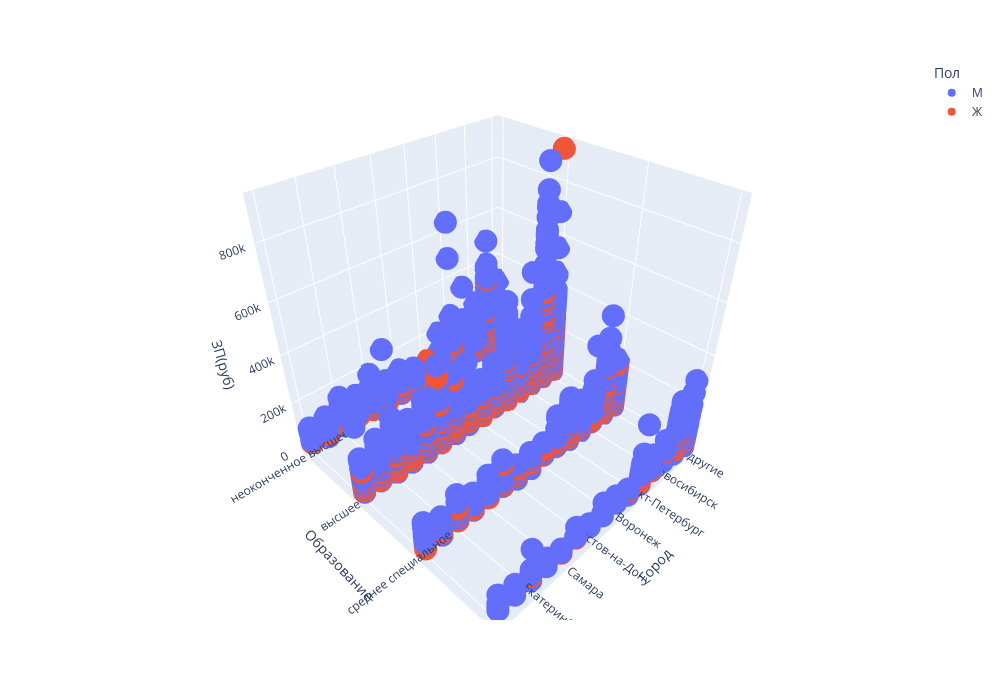

Notebook source saved alongside this figure:
### Markdown cell above
**Дополнительные баллы**

Для получения 2 дополнительных баллов по разведывательному анализу постройте еще два любых содержательных графика или диаграммы, которые помогут проиллюстрировать влияние признаков/взаимосвязь между признаками/распределения признаков. Приведите выводы по ним. Желательно, чтобы в анализе участвовали признаки, которые мы создавали ранее в разделе "Преобразование данных".

### Code cell
# Построение графика зависимости желаемой заработной платы от города проживания соискателя и от его образования, 
# а также от пола соискателя
hh_total_n = hh_table[hh_table['ЗП(руб)']<1000000]


fig = px.scatter_3d(
  data_frame = hh_total_n , 
  x = 'Город', 
  y = 'Образование',
  z = 'ЗП(руб)', color = 'Пол',
  width = 1000, 
  height = 700
) 

fig.show()

### Figure 1 — Plotly figure (JSON) as saved in the notebook; plotly's stock layout.template omitted (floating-point values rounded to 4 significant figures; data arrays with more than 128 entries replaced by an {"elided": "..."} marker saying what was removed)
{"data": [{"hovertemplate": "Пол=М<br>Город=%{x}<br>Образование=%{y}<br>ЗП(руб)=%{z}<extra></extra>", "legendgroup": "М", "marker": {"color": "#636efa", "symbol": "circle"}, "mode": "markers", "name": "М", "scene": "scene", "showlegend": true, "type": "scatter3d", "x": {"elided": "36206 str values"}, "y": {"elided": "36206 str values"}, "z": {"elided": "36206 float values"}}, {"hovertemplate": "Пол=Ж<br>Город=%{x}<br>Образование=%{y}<br>ЗП(руб)=%{z}<extra></extra>", "legendgroup": "Ж", "marker": {"color": "#EF553B", "symbol": "circle"}, "mode": "markers", "name": "Ж", "scene": "scene", "showlegend": true, "type": "scatter3d", "x": {"elided": "8532 str values"}, "y": {"elided": "8532 str values"}, "z": {"elided": "8532 float values"}}], "layout": {"height": 700, "legend": {"title": {"text": "Пол"}, "tracegroupgap": 0}, "margin": {"t": 60}, "scene": {"domain": {"x": [0, 1], "y": [0, 1]}, "xaxis": {"title": {"text": "Город"}}, "yaxis": {"title": {"text": "Образование"}}, "zaxis": {"title": {"text": "ЗП(руб)"}}}, "width": 1000}}
